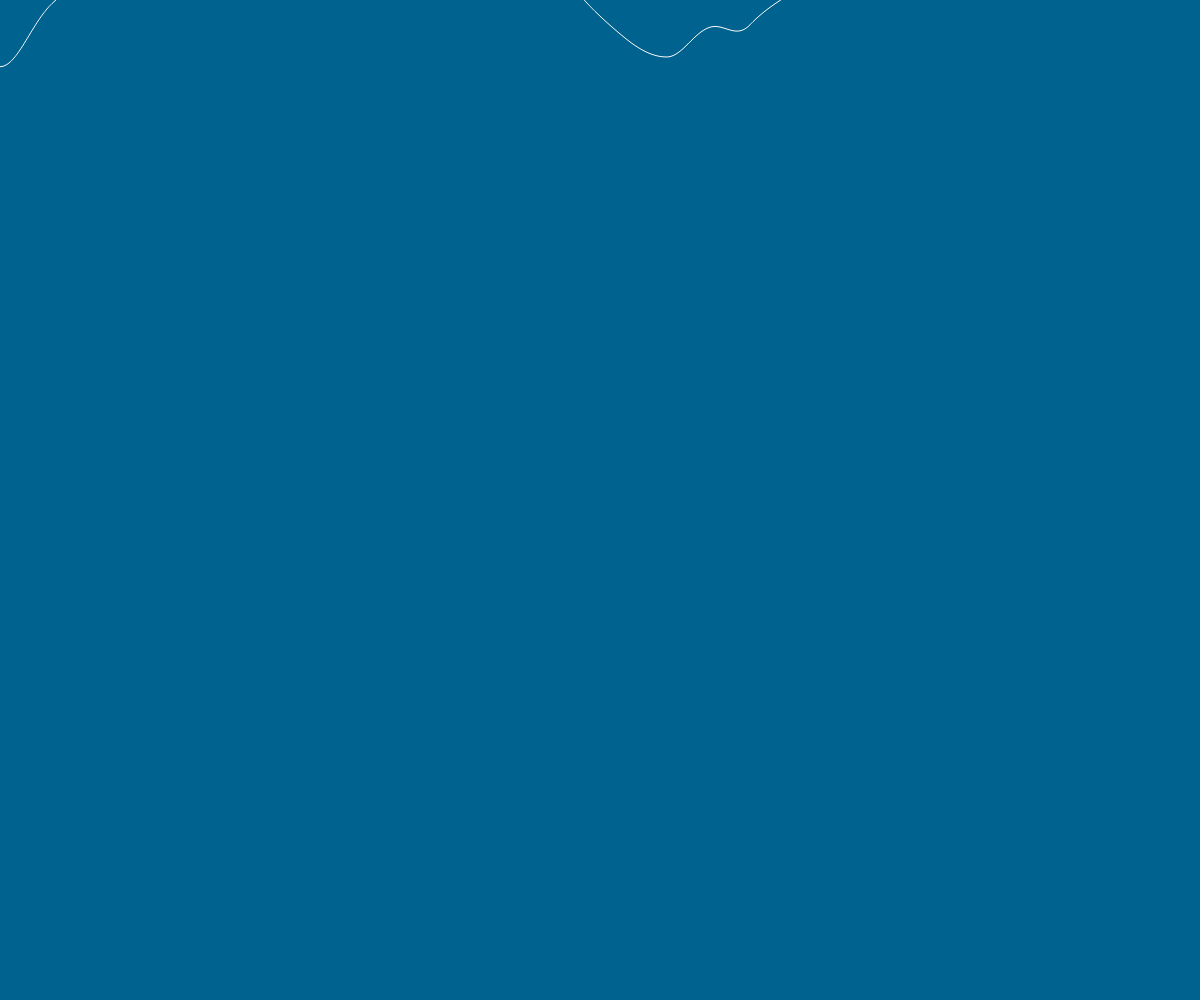
Frame 1 (no input)
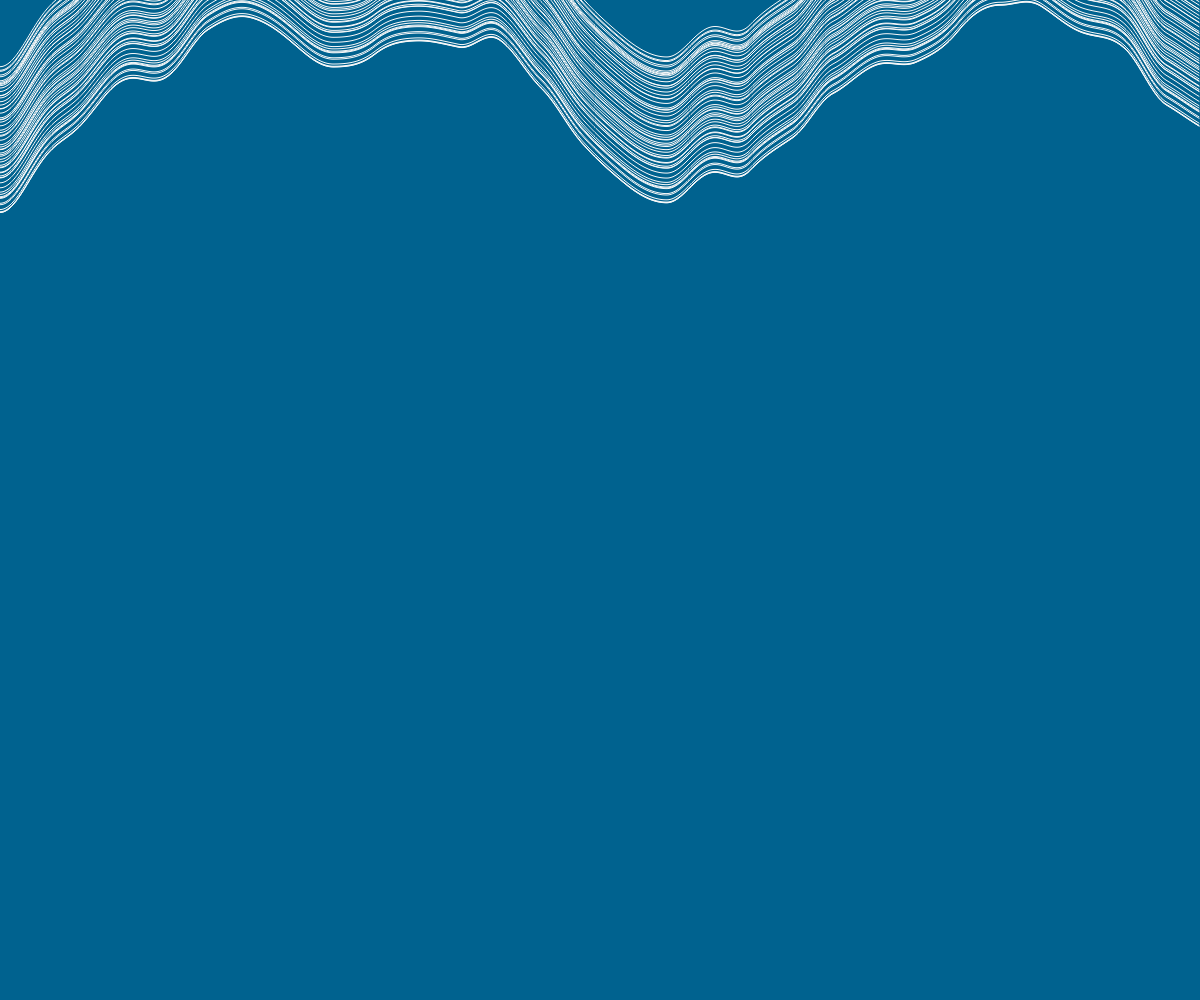
Frame 60 (no input)
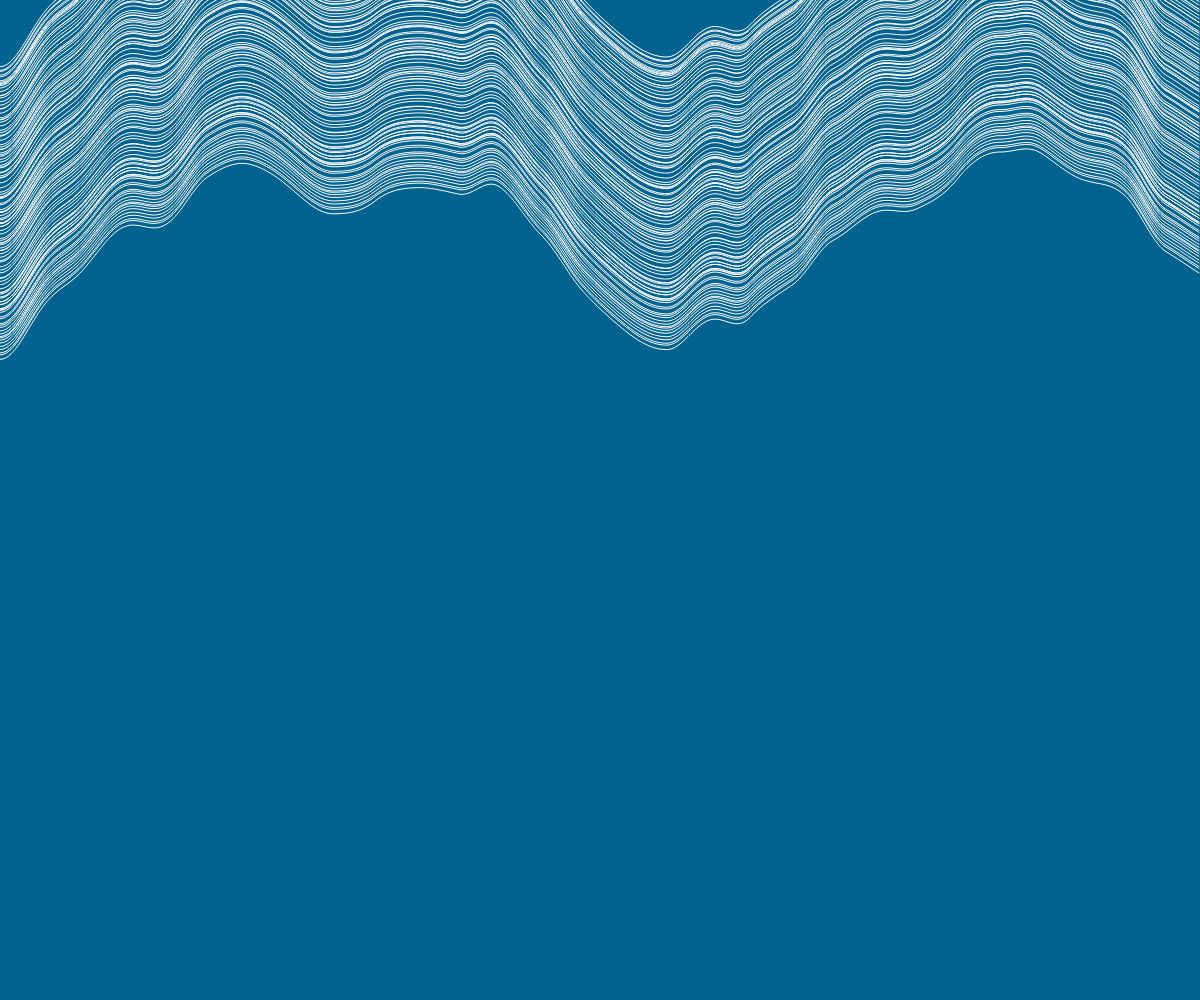
Frame 120 (the mouse pressed at the canvas centre since frame 60)

The p5.js sketch that drew these frames (run headless with seeded random() and noise() and a simulated clock; from frame 60 on, the mouse is pressed at the canvas centre):

// p5.js sketch
// ── sketch.js
let noiseLevel = 0.003
let flucSpeed = 0.0
let waveCenterLine = 0.2

function setup() {
	createCanvas(windowWidth, windowHeight);
	background("#00628F")
}

function draw() {
	if (waveCenterLine > height*1.5) {
	background("#00628F")
      	strokeWeight(1)
        stroke("#F4F5F5")
		waveCenterLine = 0.002
	}
	drawNoiseProfile()
}

function drawNoiseProfile() {
	stroke("#F4F5F5")
	strokeWeight(1)
	beginShape();
	for (let x = 0; x < width; x++) {
		const n = noise(x * noiseLevel, width * frameCount * flucSpeed);
		const y = waveCenterLine + map(n, 0.1, 1, -height/4, height/4, true)
		const col = lerpColor(color("#F4F5F5"), color(""), n)
		stroke(col)
		vertex(x, y)
	}
	noFill()
	endShape();
	waveCenterLine += random(5)
}
